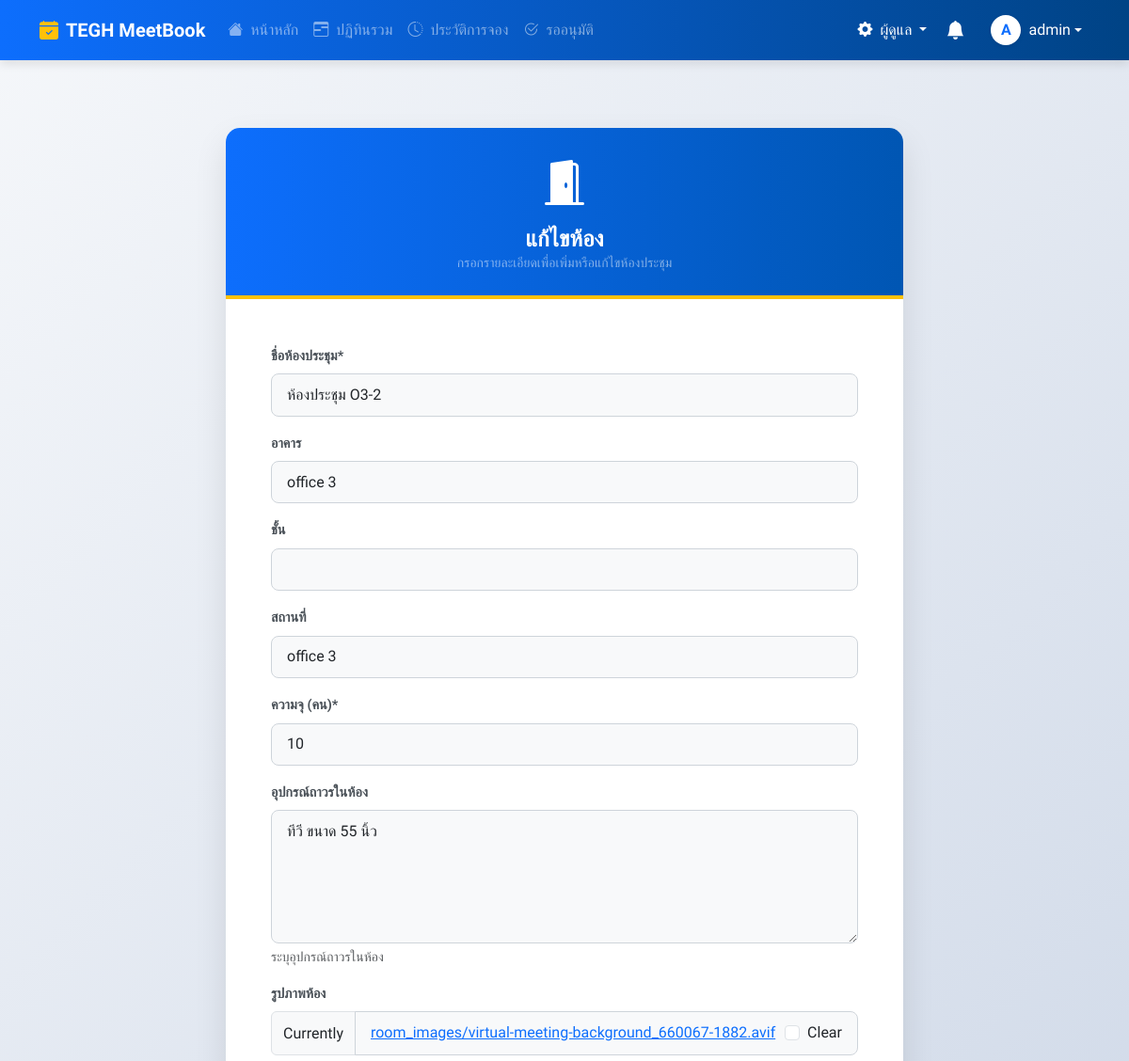
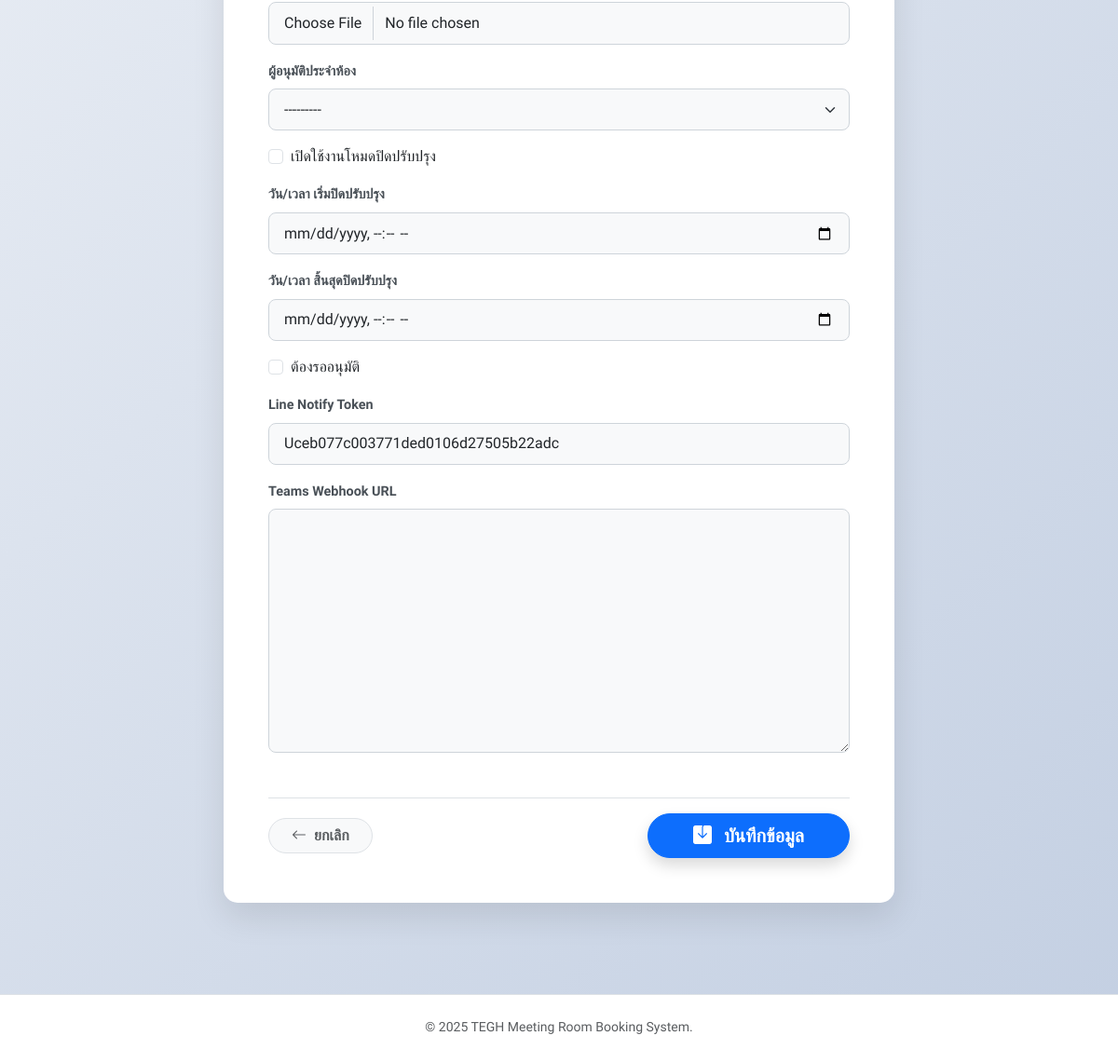
/rooms/10/edit/ (signed in), run on the app's committed database (2 pictures, top to bottom).
### booking/models.py (models this page shows, shortened)
class Room(models.Model):
    name = models.CharField(max_length=100, verbose_name="ชื่อห้องประชุม")
    building = models.CharField(max_length=100, blank=True, null=True, verbose_name="อาคาร/ตึก")
    floor = models.CharField(max_length=50, blank=True, null=True, verbose_name="ชั้น")
    location = models.CharField(max_length=255, blank=True, null=True, verbose_name="สถานที่ตั้ง")
    capacity = models.PositiveIntegerField(default=1, verbose_name="ความจุ (คน)")
    equipment_in_room = models.TextField(blank=True, null=True, help_text="ระบุอุปกรณ์ถาวรในห้อง", verbose_name="อุปกรณ์ถาวรในห้อง")
    image = models.ImageField(upload_to='room_images/', blank=True, null=True, verbose_name="รูปภาพห้อง")
    approver = models.ForeignKey(User, on_delete=models.SET_NULL, null=True, blank=True, related_name='approver_rooms', verbose_name="ผู้อนุมัติ")
    is_maintenance = models.BooleanField(default=False, verbose_name="สถานะปิดปรับปรุง")
    maintenance_start = models.DateTimeField(null=True, blank=True, verbose_name="เริ่มปิดปรับปรุง")
    maintenance_end = models.DateTimeField(null=True, blank=True, verbose_name="สิ้นสุดปิดปรับปรุง")
    requires_approval = models.BooleanField(default=True, verbose_name="ต้องรออนุมัติ")
    line_notify_token = models.CharField(max_length=50, blank=True, null=True, verbose_name="Line Notify Token")
    teams_webhook_url = models.TextField(blank=True, null=True, verbose_name="Teams Webhook URL")

### booking/views.py (the view)
# urls.py: path('rooms/<int:room_id>/edit/', views.edit_room_view, name='edit_room'),
@login_required
@user_passes_test(is_admin)
def edit_room_view(request, room_id):
    r = get_object_or_404(Room, pk=room_id)
    if request.method == 'POST':
        form = RoomForm(request.POST, request.FILES, instance=r)
        if form.is_valid():
            form.save()
            messages.success(request, "แก้ไขข้อมูลห้องเรียบร้อย")
            return redirect('rooms')
    else:
        form = RoomForm(instance=r)
    return render(request, 'pages/room_form.html', {**get_base_context(request), 'form': form, 'title': 'แก้ไขห้อง'})

### booking/views.py (called while the page is built)
def is_admin(user):
    return user.is_authenticated and (user.is_superuser or user.is_staff or user.groups.filter(name='Admin').exists())

def is_approver_or_admin(user):
    return user.is_authenticated and (user.is_superuser or user.is_staff or user.groups.filter(name__in=['Approver', 'Admin']).exists())

### templates/pages/room_form.html (shortened to what this page needs)
{% extends 'base.html' %}
{% load static %}
{% load crispy_forms_tags %}
{% block content %}
<div class="container py-5">
    <div class="row justify-content-center">
        <div class="col-md-10 col-lg-8">
            <div class="premium-card">
                <div class="card-header-premium text-center">
                    <div class="mb-2">
                        <i class="bi bi-door-open-fill" style="font-size: 3rem;"></i>
                    </div>
                    <h4 class="fw-bold m-0">{{ title|default:"ข้อมูลห้องประชุม" }}</h4>
                    <p class="text-white-50 small m-0">กรอกรายละเอียดเพื่อเพิ่มหรือแก้ไขห้องประชุม</p>
                </div>
                <div class="card-body p-4 p-md-5">
                    <form method="post" enctype="multipart/form-data">
                        {% crispy form %}
                        <div class="d-flex justify-content-between align-items-center mt-5 pt-3 border-top">
                            <a href="{% url 'rooms' %}" class="btn btn-light text-muted border rounded-pill px-4 fw-bold">
                                <i class="bi bi-arrow-left me-1"></i> ยกเลิก
                            </a>
                            <button type="submit" class="btn btn-primary btn-lg rounded-pill px-5 shadow fw-bold">
                                <i class="bi bi-save-fill me-2"></i> บันทึกข้อมูล
                            </button>
                        </div>
                    </form>
                </div>
            </div>
        </div>
    </div>
</div>
{% endblock %}

### templates/base.html (shortened to what this page needs)
{% load static %}
<!DOCTYPE html>
<html lang="th">
<head>
    <link href="https://cdn.jsdelivr.net/npm/bootstrap@5.3.0/dist/css/bootstrap.min.css" rel="stylesheet">
    <link rel="stylesheet" href="https://cdn.jsdelivr.net/npm/bootstrap-icons@1.11.0/font/bootstrap-icons.css">
    <link href="https://cdn.jsdelivr.net/npm/select2@4.1.0-rc.0/dist/css/select2.min.css" rel="stylesheet" />
    <link rel="stylesheet" href="https://cdn.jsdelivr.net/npm/select2-bootstrap-5-theme@1.3.0/dist/select2-bootstrap-5-theme.min.css" />
</head>
<body class="d-flex flex-column min-vh-100">
    <nav class="navbar navbar-expand-lg navbar-dark navbar-premium sticky-top">
        <div class="container">
            <a class="navbar-brand fw-bold d-flex align-items-center"
                href="{% if user.is_authenticated %}{% url 'dashboard' %}{% else %}{% url 'root' %}{% endif %}">
                <i class="bi bi-calendar-check-fill me-2 text-warning"></i>
                TEGH MeetBook
            </a>
            <div class="collapse navbar-collapse" id="navbarNav">
                <ul class="navbar-nav me-auto">
                    {% for item in menu_items %}
                    <li class="nav-item">
                        <a class="nav-link {% if item.active %}active text-white{% else %}text-white-50{% endif %}" href="{% url item.url_name %}">
                            <i class="bi {{ item.icon }} me-1"></i> {{ item.label }}
                        </a>
                    </li>
                    {% endfor %}
                </ul>
                <ul class="navbar-nav align-items-center gap-1">
                    {% if is_admin_user %}
                    <li class="nav-item dropdown">
                        <a class="nav-link dropdown-toggle text-white" href="#" data-bs-toggle="dropdown">
                            <i class="bi bi-gear-fill me-1"></i> ผู้ดูแล
                        </a>
                    </li>
                    {% endif %}
                    {% if user.is_authenticated %}
                    <li class="nav-item dropdown">
                        <a class="nav-link position-relative text-white" href="#" id="notificationDropdown" role="button" data-bs-toggle="dropdown" aria-expanded="false">
                            <i class="bi bi-bell-fill fs-5"></i>
                        </a>
                    </li>
                    {% endif %} {% if user.is_authenticated %}
                    <li class="nav-item dropdown ms-2">
                        <a class="nav-link dropdown-toggle text-white d-flex align-items-center" href="#" data-bs-toggle="dropdown">
                            <div class="bg-white text-primary rounded-circle d-flex align-items-center justify-content-center fw-bold me-2 shadow-sm" style="width: 32px; height: 32px;">
                                {{ user.username|make_list|first|upper }}
                            </div>
                            <span class="d-none d-lg-inline">{{ user.username }}</span>
                        </a>
                    </li>
                    {% else %}
                    <li class="nav-item">
                        <a class="btn btn-outline-light fw-bold ms-2 px-3 py-1" href="{% url 'login' %}">
                            เข้าสู่ระบบ
                        </a>
                    </li>
                    {% endif %}
                </ul>
            </div>
        </div>
    </nav>
    <main class="main-wrapper mt-4">
        <div class="container">
            {% block content %}{% endblock %}
        </div>
    </main>
    <footer class="bg-white border-top py-4 mt-auto">
        <div class="container text-center text-muted small">
            <p class="mb-1">&copy; {% now "Y" %} TEGH Meeting Room Booking System.</p>
        </div>
    </footer>
</body>
</html>

### templates/base.html (style rules this page uses)
body { font-family: 'Sarabun', sans-serif; background-color: #f5f7fa; overflow-x: hidden; }
.navbar-premium { background: linear-gradient(90deg, #0d6efd 0%, #004385 100%); box-shadow: 0 4px 10px rgba(0,0,0,0.1); }
.nav-link { transition: all 0.2s; }
.main-wrapper { min-height: 80vh; padding-bottom: 50px; width: 100%; }

### templates/pages/room_form.html (style rules this page uses)
body { background: linear-gradient(135deg, #f5f7fa 0%, #c3cfe2 100%); min-height: 100vh; }
.premium-card { border: none; border-radius: 15px; box-shadow: 0 15px 35px rgba(0,0,0,0.1); background-color: #fff; overflow: hidden; }
.card-header-premium { background: linear-gradient(90deg, #0d6efd 0%, #0056b3 100%); color: white; padding: 1.5rem; border-bottom: 4px solid #ffc107; }
.form-label { font-weight: 600; font-size: 0.9rem; color: #495057; }
.form-control, .form-select { border-radius: 8px; border: 1px solid #ced4da; padding: 0.6rem 1rem; transition: all 0.2s; background-color: #f8f9fa; }

### data on the page
Room: name "ห้องประชุม O3-2", building "office 3", location "office 3", capacity "10", equipment_in_room "ทีวี ขนาด 55 นิ้ว", approver "---------", line_notify_token "Uceb077c003771ded0106d27505b22adc"

### other printed values
{{ item.label }} "หน้าหลัก" "ปฏิทินรวม" "ประวัติการจอง" "รออนุมัติ"
{{ user.username|make_list|first|upper }} "A"
{{ user.username }} "admin"
{{ title|default:"ข้อมูลห้องประชุม" }} "แก้ไขห้อง"
